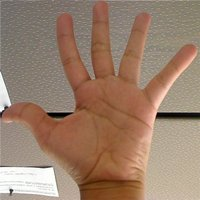
//> input picture KZup3/Histogram_Comparison_Source_0.jpg, 200 x 200 px
$ ./zad3 Histogram_Comparison_Source_0.jpg Histogram_Comparison_Source_1.jpg   (built with g++ and OpenCV 4)
//> lines starting //> are read from the running program, lines starting //| are printed output that depends on the picture; after the words box and inside, x2 and y2 are one past the last pixel; in counts of white or black regions, pixels touching at a corner belong together
#include "opencv2/imgcodecs.hpp"
#include "opencv2/highgui.hpp"
#include "opencv2/imgproc.hpp"
#include <iostream>
using namespace std;
using namespace cv;
bool use_mask;
Mat img; Mat templ; Mat mask; Mat result;
const char* image_window = "Source Image";
const char* result_window = "Result window";
int match_method = 5;
int max_Trackbar = 5;
void MatchingMethod(int, void*);
int main(int argc, char** argv)
{
	if (argc < 3)
	{
		cout << "Not enough parameters" << endl;
		cout << "Usage:\n" << argv[0] << " <image_name> <template_name> [<mask_name>]" << endl;
		return -1;
	}
	img = imread(argv[1], IMREAD_COLOR);
//> img is the input picture: 200 rows x 200 cols, CV_8UC3; mean B, G, R 107.8, 127.1, 154.3
	templ = imread(argv[2], IMREAD_COLOR);
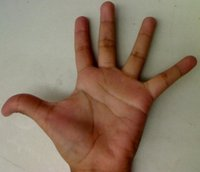
//> input picture KZup3/Histogram_Comparison_Source_1.jpg, 200 x 172 px
//> templ is the input picture: 172 rows x 200 cols, CV_8UC3; mean B, G, R 101.1, 120.5, 140.6
	// [9 lines of commented-out code are left out]
	namedWindow(image_window, WINDOW_AUTOSIZE);
	//namedWindow(result_window, WINDOW_AUTOSIZE);
	//const char* trackbar_label = "Method: \n 0: SQDIFF \n 1: SQDIFF NORMED \n 2: TM CCORR \n 3: TM CCORR NORMED \n 4: TM COEFF \n 5: TM COEFF NORMED";
	//createTrackbar(trackbar_label, image_window, &match_method, max_Trackbar, MatchingMethod);
	MatchingMethod(0, 0);
	waitKey(0);
	return EXIT_SUCCESS;
}
void MatchingMethod(int, void*)
{
	Mat img_display;
	img.copyTo(img_display);
	int result_cols = img.cols - templ.cols + 1;
//> result_cols = 1
	int result_rows = img.rows - templ.rows + 1;
//> result_rows = 29
	result.create(result_rows, result_cols, CV_32FC1);
	bool method_accepts_mask = (TM_SQDIFF == match_method || match_method == TM_CCORR_NORMED);
	if (use_mask && method_accepts_mask)
	{
		matchTemplate(img, templ, result, match_method, mask);
	}
	else
	{
		matchTemplate(img, templ, result, match_method);
//> result = 29 values from 0.219 to 0.34
	}
	normalize(result, result, 0, 1, NORM_MINMAX, -1, Mat());
//> result = 29 values from 0 to 1
	double minVal; double maxVal; Point minLoc; Point maxLoc;
	Point matchLoc;
	minMaxLoc(result, &minVal, &maxVal, &minLoc, &maxLoc, Mat());
//> minVal = 0; maxVal = 1; minLoc = Point(0, 0); maxLoc = Point(0, 28)
	if (match_method == TM_SQDIFF || match_method == TM_SQDIFF_NORMED)
	{
		matchLoc = minLoc;
	}
	else
	{
		matchLoc = maxLoc;
//> matchLoc = Point(0, 28)
	}
	rectangle(img_display, matchLoc, Point(matchLoc.x + templ.cols, matchLoc.y + templ.rows), Scalar::all(0), 2, 8, 0);
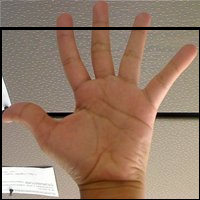
//> img_display: 200 rows x 200 cols, CV_8UC3; 3.27% of pixels changed, all inside (x1, y1, x2, y2) = (0, 27, 200, 200)
	//rectangle(result, matchLoc, Point(matchLoc.x + templ.cols, matchLoc.y + templ.rows), Scalar::all(0), 2, 8, 0);
	imshow(image_window, img_display);
	//imshow(result_window, result);
	return;
}
